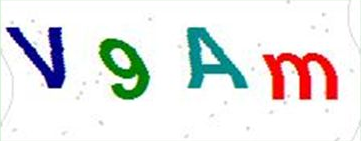
#> input picture Python基础知识/python study/V9AM.png, 361 x 141 px, found by its file name
$ python pillow_2.py
#> lines starting #> are read from the running program, lines starting #| are printed output that depends on the picture; after the words box and inside, x2 and y2 are one past the last pixel; in counts of white or black regions, pixels touching at a corner belong together
# -*- coding: utf-8 -*-
"""
__author__ = 'Langziyanqin'
__QQ__ = '982722261'
              ┏┓      ┏┓
            ┏┛┻━━━┛┻┓
            ┃      ☃      ┃
            ┃  ┳┛  ┗┳  ┃
            ┃      ┻      ┃
            ┗━┓      ┏━┛
                ┃      ┗━━━┓
                ┃  神兽保佑    ┣┓
                ┃　永无BUG！   ┏┛
                ┗┓┓┏━┳┓┏┛
                  ┃┫┫  ┃┫┫
                  ┗┻┛  ┗┻┛
"""
from PIL import Image
import pytesseract
threshold = 140
from PIL import Image
im = Image.open('v9am.png')
#> im is the input picture: PIL image 361x141 RGBA; mean R, G, B, A 229, 229.4, 228.7, 255
imgry = im.convert('L')
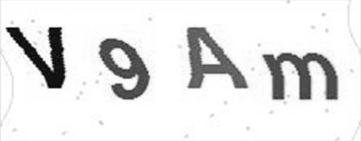
#> imgry: PIL image 361x141 L; min 7, max 255, mean 229.2
#imgry.show()
table = []
for i in range(256):
    if i < threshold:
        table.append(0)
    else:
        table.append(1)
out = imgry.point(table, '1')
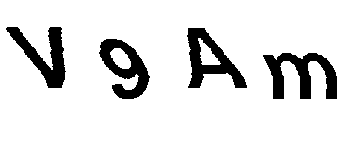
#> out: PIL image 361x141 1; 88.1% white; 4 black regions, box (x1, y1, x2, y2) and area: (263, 53, 337, 99) 1670, (187, 28, 247, 88) 1537, (6, 27, 66, 88) 1435, (99, 39, 150, 99) 1434
#out.show()

tessdata_dir_config = r'--tessdata-dir "C:\Program Files (x86)\Tesseract-OCR\tessdata"'
#> (the run stopped early here; a loop or call above may not have finished)
